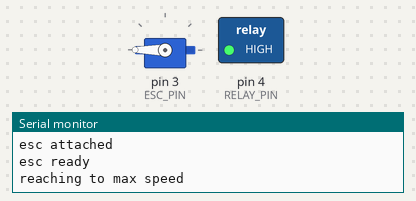
Simulated run of this sketch. Board: Arduino Uno, built with avr-gcc and run on an emulated ATmega328P. On the bench: servo, switched loads named in the sketch (green lamp = pin HIGH), the last lines printed to the serial monitor.

Above: at 3.1 s.
At 6.2 s:
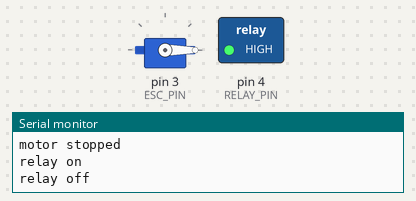
Timing chart, 0 to 7.7 s (numbered marks = the images above):
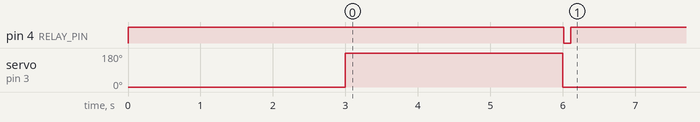

The sketch:

motor_speed_test_with_relay_break.ino
```cpp
#include <Servo.h>
#define ESC_PIN 3
#define RELAY_PIN 4

Servo esc;

void setup() {
  Serial.begin(115200);
  esc.attach(ESC_PIN,1000,3000);
  Serial.println("esc attached");

  pinMode(RELAY_PIN, OUTPUT); // relay init
  digitalWrite(RELAY_PIN, HIGH); // off relay

  esc.write(0);
  delay(3000);
  Serial.println("esc ready");

  esc.write(180);
  Serial.println("reaching to max speed");
  delay(3000);

  esc.write(0);
  Serial.println("motor stopped");

    //motor breaking
  delay(10);
  digitalWrite(RELAY_PIN, LOW); // on relay
  Serial.println("relay on");
  delay(100);
  digitalWrite(RELAY_PIN, HIGH); // off relay
  Serial.println("relay off");
}

void loop() {

}
```
